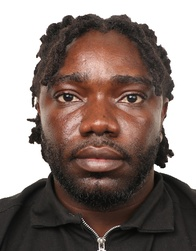
#> input picture media/passport.jpg, 196 x 251 px, shrunk from 413 x 531 before the run
$ python face_detect.py
#> lines starting #> are read from the running program, lines starting #| are printed output that depends on the picture
import cv2 as cv
import numpy as np

#Load classifier
face_cascade = cv.CascadeClassifier(cv.data.haarcascades + 'haarcascade_frontalface_default.xml')

# Load image
image = cv.imread('../media/passport.jpg')
#> image is the input picture: shape (251, 196, 3); mean B, G, R 116, 121.5, 136.4
images = [cv.imread('../media/passport.jpg'), cv.imread('../media/la_familia.jpeg')]
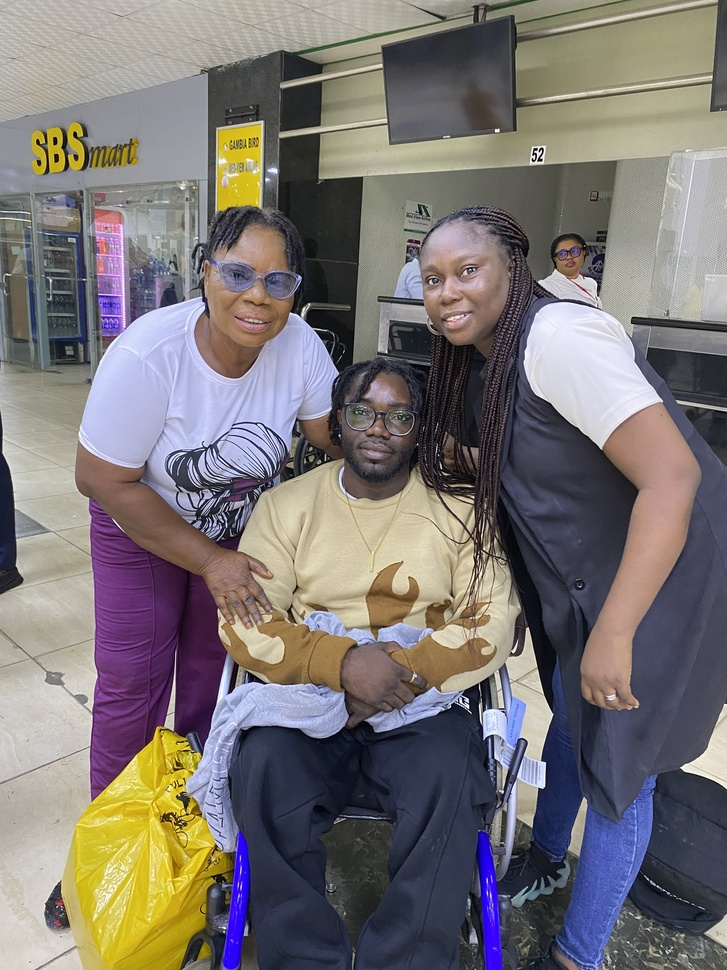
#> input picture media/la_familia.jpeg, 727 x 970 px, shrunk from 1536 x 2048 before the run


def detect_face(images):
    """
    ** Note: This function is not very effective for detecting faces in images
    Haar cascade classifier to detect faces in images
    It is a pre-trained model that comes with OpenCV
    Easy to use and works well with frontal faces
    But not effective with side faces, faces with glasses, etc
    """
    for i, image in enumerate(images):
        gray = cv.cvtColor(image, cv.COLOR_BGR2GRAY)

        # Detect faces
        faces = face_cascade.detectMultiScale(gray, scaleFactor=1.1, minNeighbors=7) # increasing minNeighbors reduces false positives
        print(f'Number of faces found: {len(faces)}')

        # Draw rectangle around faces
        for (x, y, w, h) in faces:
            cv.rectangle(image, (x, y), (x+w, y+h), (0, 255, 0), 3)

            # add blur to detected faces
            blur = cv.GaussianBlur(image, (99, 99), 7)
            image[y:y+h, x:x+w] = blur[y:y+h, x:x+w]

        cv.imshow(f'Detected Faces = {len(faces)}', image)
#> this loop made 2 passes
#> faces on pass 1: [[40, 44, 121, 121]]
#| Number of faces found: 1
#| Number of faces found: 3
#> pass 1, in detect_face, `gray = cv.cvtColor(image, cv.COLOR_BGR2GRAY)`:
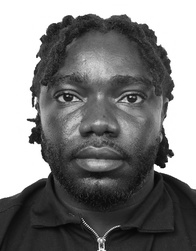
#> gray: shape (251, 196); min 2, max 255, mean 125.4
#> pass 1, in detect_face, `cv.imshow(f'Detected Faces = {len(faces)}', image)`:
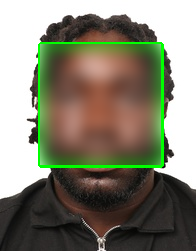
#> window 'Detected Faces = 1': shape (251, 196, 3); mean B, G, R 112.9, 130.3, 131.7
#> pass 2, in detect_face, `gray = cv.cvtColor(image, cv.COLOR_BGR2GRAY)`:
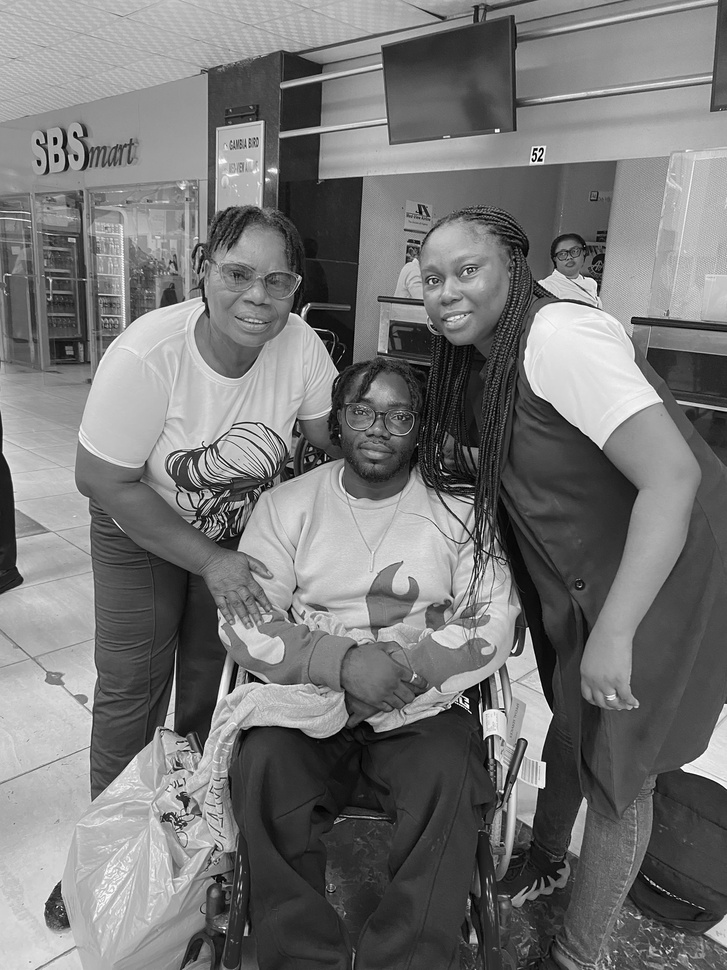
#> gray: shape (970, 727); min 0, max 255, mean 118.4
#> pass 2, in detect_face, `cv.imshow(f'Detected Faces = {len(faces)}', image)`:
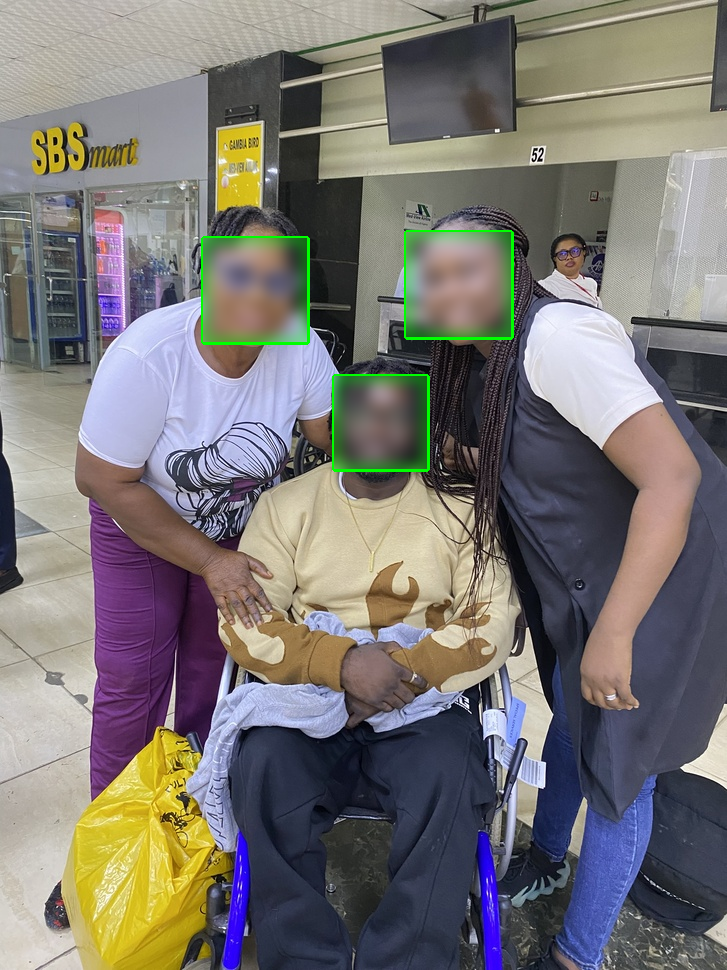
#> window 'Detected Faces = 3': shape (970, 727, 3); mean B, G, R 115.2, 118.2, 121.7
detect_face(images)


cv.waitKey(0)
cv.destroyAllWindows()
